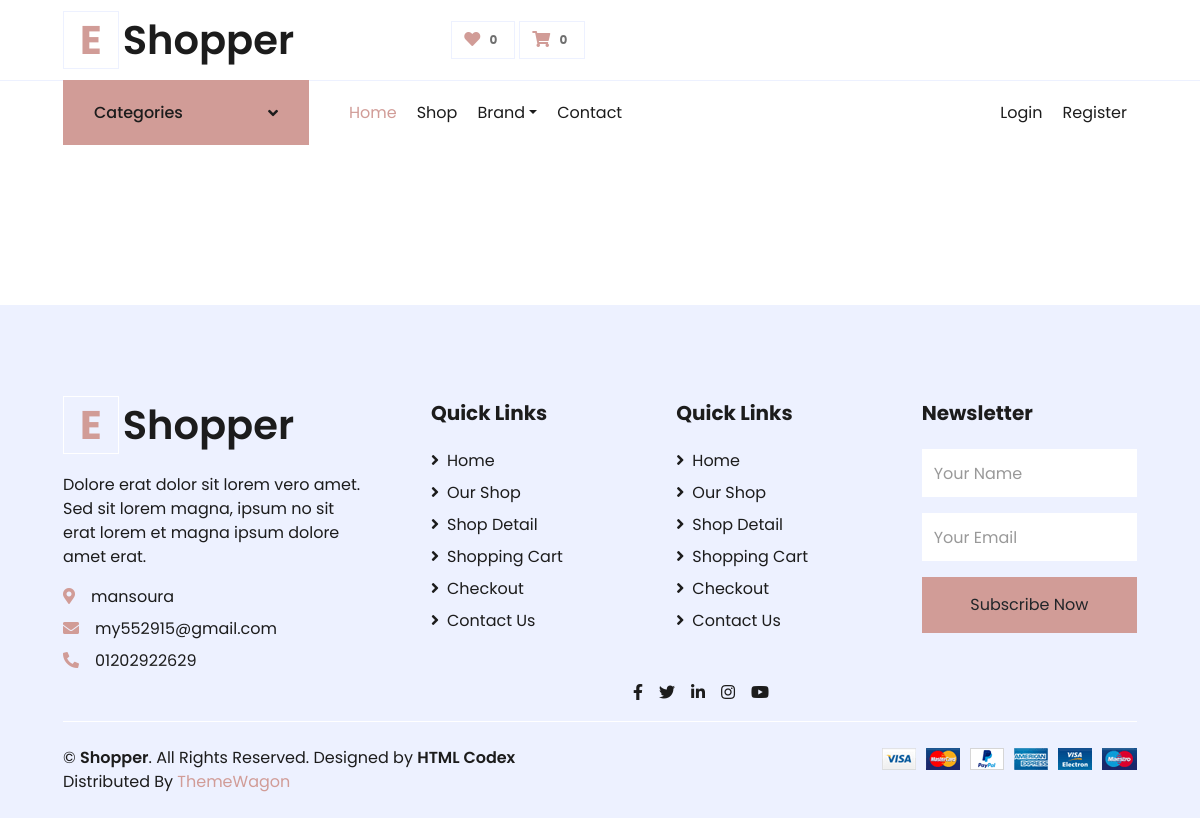
Before: /category with the older database file.
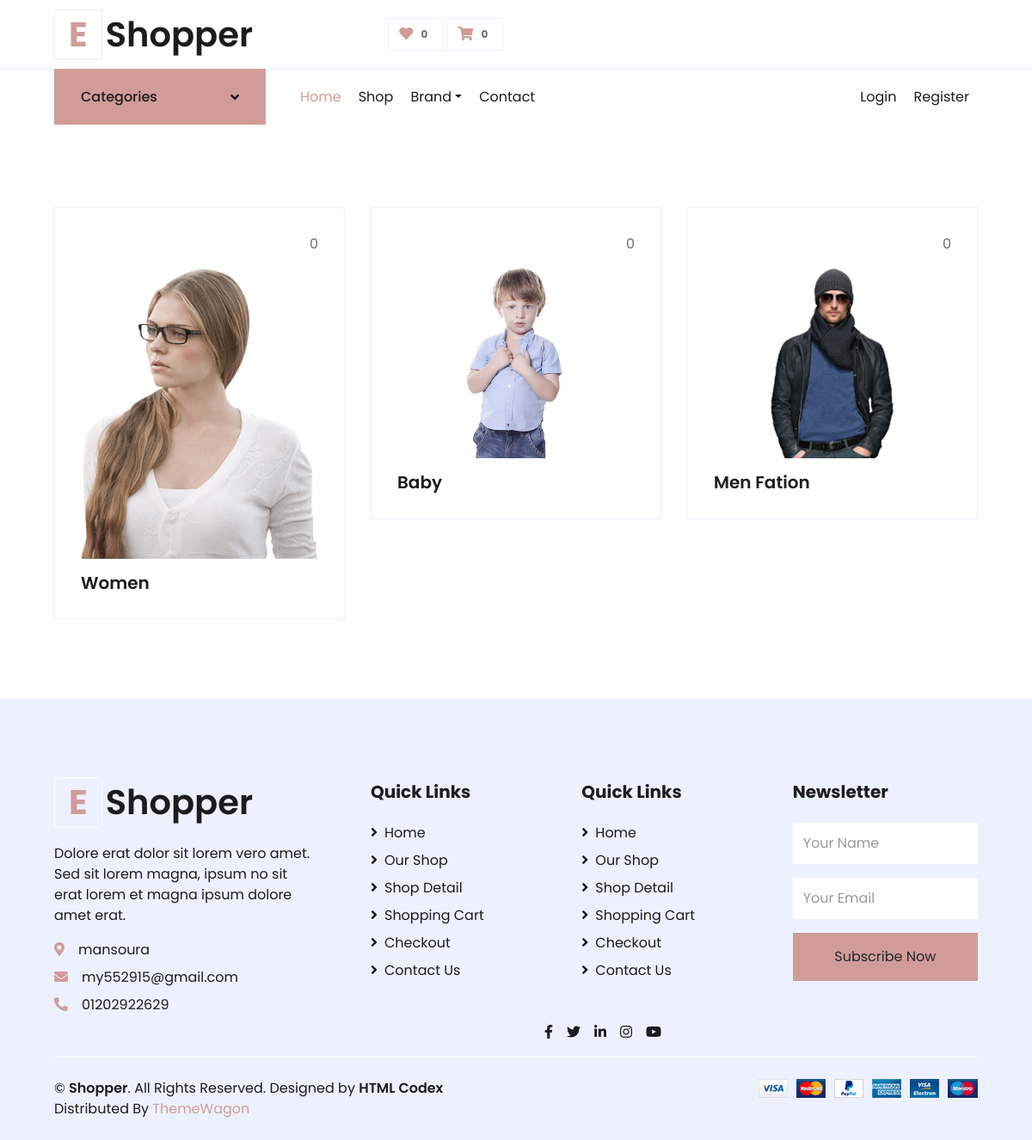
After: the same page with the newer database file.
### product/models.py (models this page shows)
class ProductCategory(models.Model):
    name = models.CharField(max_length=60)
    image = models.ImageField(upload_to='categoryimages/')
    def __str__(self):
        return self.name

### settings/views.py (the view)
# urls.py: path('category', CategoryList.as_view() ,name = 'category_list'),
class CategoryList(ListView):
    model = ProductCategory

### settings/templates/product/productcategory_list.html
{% extends 'base.html' %}
{% load static %}
{% block body %}
<div class="container-fluid pt-5">
    <div class="row px-xl-5 pb-3">
        {% for category in categories_footer  %}
        <div class="col-lg-4 col-md-6 pb-1">
            <div class="cat-item d-flex flex-column border mb-4" style="padding: 30px;">
                <p class="text-right">{{category.product_count}}</p>
                <a href="{% url 'product:product_by_category' category %}" class="cat-img position-relative overflow-hidden mb-3">
                    <img class="img-fluid" src="{{category.image.url}}" alt="">
                </a>
                <h5 class="font-weight-semi-bold m-0">{{category}}</h5>
            </div>
        </div>
        {% endfor %}
    </div>
</div>
{% endblock body %}

Changed rows visible on the page:
added ProductCategory: product_count "0", image (picture), name "Women"
added ProductCategory: product_count "0", image (picture), name "Baby"
added ProductCategory: product_count "0", image (picture), name "Men Fation"
